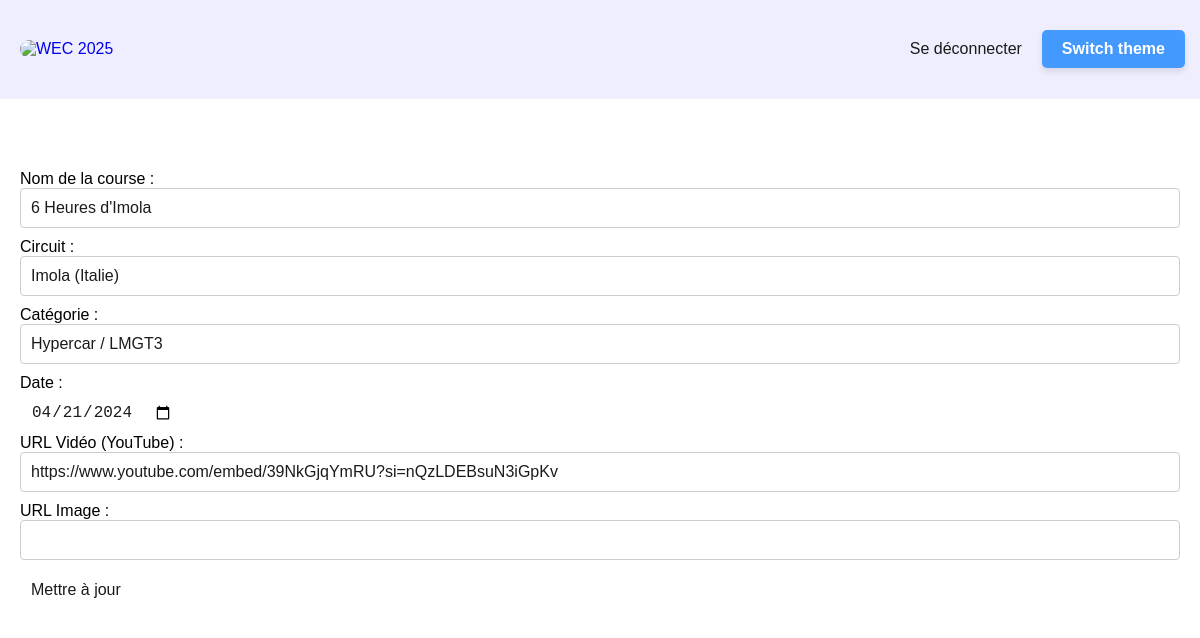
Page /edit_race.php?id=22 (signed in) on the committed database.
### tables this page shows
CREATE TABLE IF NOT EXISTS `races` (
  `id` int NOT NULL AUTO_INCREMENT,
  `race_name` varchar(100) NOT NULL,
  `circuit` varchar(100) NOT NULL,
  `category` varchar(50) NOT NULL,
  `race_date` date NOT NULL,
  `video_url` text,
  `image_url` text,
  PRIMARY KEY (`id`)
);

### config.php (called while the page is built)
<?php
class Database
{
    private $host = 'localhost';
    private $dbname = 'WEC_2025';
    private $user = 'root';
    private $pass = '';
    private $pdo;
    public function __construct()
    {
        try {
            $this->pdo = new PDO("mysql:host={$this->host};dbname={$this->dbname}", $this->user, $this->pass);
            $this->pdo->setAttribute(PDO::ATTR_ERRMODE, PDO::ERRMODE_EXCEPTION);
            $this->pdo->setAttribute(PDO::ATTR_DEFAULT_FETCH_MODE, PDO::FETCH_ASSOC);
        } catch (PDOException $e) {
            echo "Database connection failed: " . $e->getMessage();
            exit;
        }
    }
    public function getConnection()
    {
        return $this->pdo;
    }
}

### race.php (called while the page is built, shortened)
<?php
require_once 'config.php';
class Race
{
    private $pdo;
    public function __construct()
    {
        $db = new Database();
        $this->pdo = $db->getConnection();
    }
    public function getRaceById($id)
    {
        $stmt = $this->pdo->prepare("SELECT * FROM races WHERE id = ?");
        $stmt->execute([$id]);
        return $stmt->fetch();
    }
}

### racecontroller.php (called while the page is built, shortened)
<?php
require_once 'race.php';
class RaceController
{
    private $raceModel;
    public function __construct()
    {
        $this->raceModel = new Race();
    }
    public function getRaceById($id)
    {
        return $this->raceModel->getRaceById($id);
    }
}

### edit_race.php (the view, shortened to what this page needs)
<?php
require_once 'RaceController.php';
$raceController = new RaceController();
$race = null;
if (isset($_GET['id'])) {
    $id = intval($_GET['id']);
    $race = $raceController->getRaceById($id);
}
?>
<?php require "header.php";
?>
<?php if ($race): ?>
    <form method="post" action="">
        <label for="raceName">Nom de la course :</label><br>
        <input type="text" name="raceName" value="<?= htmlspecialchars($race['race_name'] ?? '') ?>" required><br>
        <label for="circuit">Circuit :</label><br>
        <input type="text" name="circuit" value="<?= htmlspecialchars($race['circuit'] ?? '') ?>" required><br>
        <label for="category">Catégorie :</label><br>
        <input type="text" name="category" value="<?= htmlspecialchars($race['category'] ?? '') ?>" required><br>
        <label for="raceDate">Date :</label><br>
        <input type="date" name="raceDate" value="<?= htmlspecialchars($race['race_date'] ?? '') ?>" required><br>
        <label for="videoUrl">URL Vidéo (YouTube) :</label><br>
        <input type="text" name="videoUrl" value="<?= htmlspecialchars($race['video_url'] ?? '') ?>"><br>
        <label for="imageUrl">URL Image :</label><br>
        <input type="text" name="imageUrl" value="<?= htmlspecialchars($race['image_url'] ?? '') ?>"><br>
        <input type="submit" name="updateRace" value="Mettre à jour">
    </form>
<?php else: ?>
    <p>Course introuvable ou identifiant non spécifié.</p>
<?php endif; ?>
</body>
</html>

### styles.css (style rules this page uses)
:root { --background-color: rgba(255, 255, 255, 0.6); --text-color: #1b1b1b; --background-nav: rgba(200, 200, 255, 0.3); --menu-background: #e8e8e8; --burger-span: #111; --post-background-color: rgba(255, 255, 255, 0.4); --menu-toggle-background: rgba(0, 122, 255, 0.7); --menu-toggle-background-hover: rgba(32, 79, 130, 0.7); --search-background: rgba(255, 255, 255, 0.3); --glass-blur: 10px; --glass-border: rgba(255, 255, 255, 0.2); }
body { font-family: Arial, sans-serif; background-color: var(--background-color); margin: 0; padding: 20px; }
html { scroll-behavior: smooth; }
input { background: rgba(255, 255, 255, 0.2); backdrop-filter: blur(10px); border: 1px solid rgba(255, 255, 255, 0.3); border-radius: 10px; padding: 10px; color: var( --text-color ); font-size: 16px; outline: none; transition: all 0.3s ease; }
input[type="email"], input[type="password"], input[type="text"] { width: 100%; padding: 10px; margin-bottom: 10px; border: 1px solid #ccc; border-radius: 4px; box-sizing: border-box; }

### rows in the picture
races: raceName "6 Heures d'Imola", circuit "Imola (Italie)", category "Hypercar / LMGT3", raceDate "04/21/2024", videoUrl "https://www.youtube.com/embed/39NkGjqYmRU?si=nQzLDEBsuN3iGpKv"
